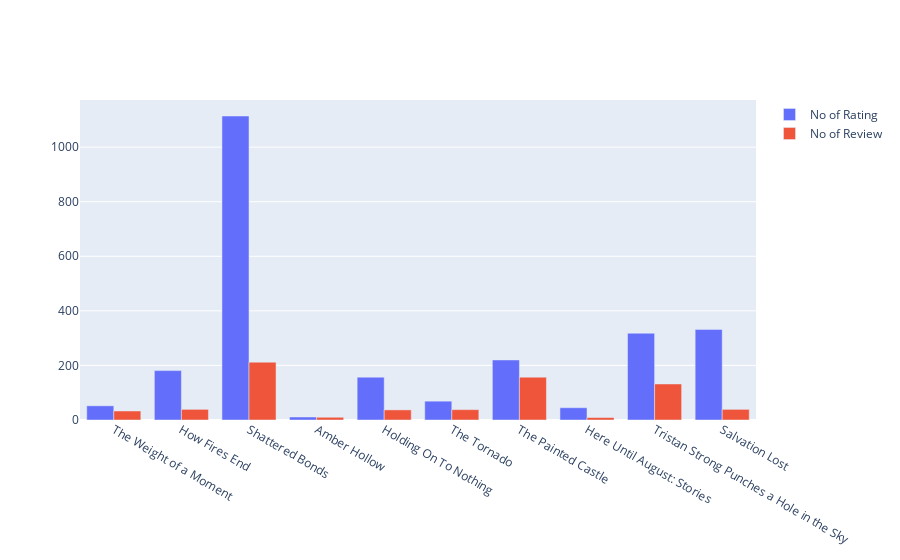

Notebook cell for this chart:
### Code cell
#plot the grapg to show the no of ratings and review for each\ top n books having highest Avg_Rating
df1 = (df.nlargest(10,"Avg_Rating"))
objs = [
    go.Bar(x=df1.BookTitle, y=df1.No_of_Rating, name="No of Rating"),
    go.Bar(x=df1.BookTitle, y=df1.No_of_Review, name="No of Review"),
]
iplot(objs)

### Figure 1 — Plotly figure (JSON) as saved in the notebook; plotly's stock layout.template omitted (floating-point values rounded to 4 significant figures)
{"data": [{"name": "No of Rating", "type": "bar", "x": ["The Weight of a Moment", "How Fires End", "Shattered Bonds", "Amber Hollow", "Holding On To Nothing", "The Tornado", "The Painted Castle", "Here Until August: Stories", "Tristan Strong Punches a Hole in the Sky", "Salvation Lost"], "y": [52, 181, 1114, 11, 157, 69, 220, 45, 318, 332]}, {"name": "No of Review", "type": "bar", "x": ["The Weight of a Moment", "How Fires End", "Shattered Bonds", "Amber Hollow", "Holding On To Nothing", "The Tornado", "The Painted Castle", "Here Until August: Stories", "Tristan Strong Punches a Hole in the Sky", "Salvation Lost"], "y": [33, 39, 212, 10, 37, 38, 157, 9, 132, 39]}], "layout": {}}
